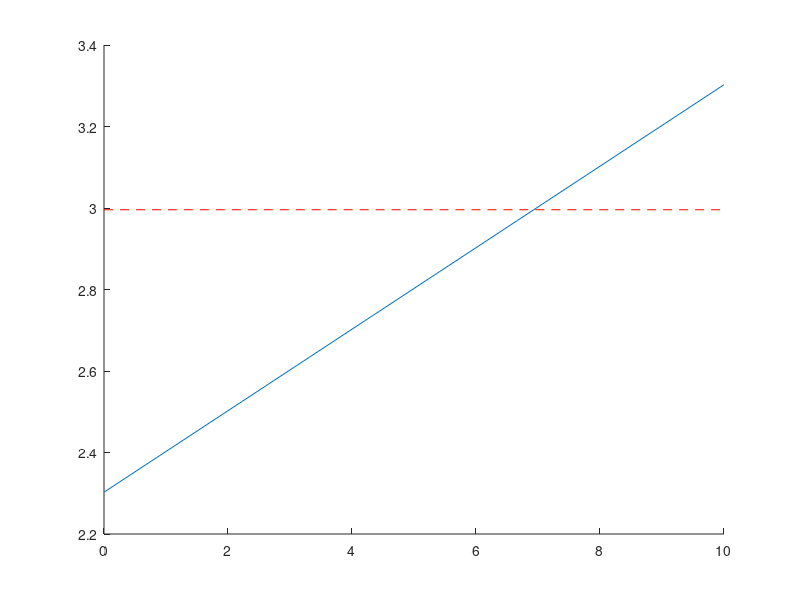

Write the MATLAB code that produced this figure. (Note: this script raises an error after producing the figure.)
%% Bacteria doubling time

time = linspace(0,10,10);
n0 = 10;
k=0.1;
log_bacteria = log(n0*exp(k*time));

figure
hold on
plot(time, log_bacteria);
plot(time, log(ones(1,10)*2*n0), 'r', 'LineStyle', '--');
xline(log(2)/k, 'r', 'LineStyle', '--');
hold off
ylabel('Baterial population, log(N(t))');
xlabel('Time, t');
set(gca,'FontSize',20)
set(gcf,'color','w');
set(gca, 'fontname', 'times');